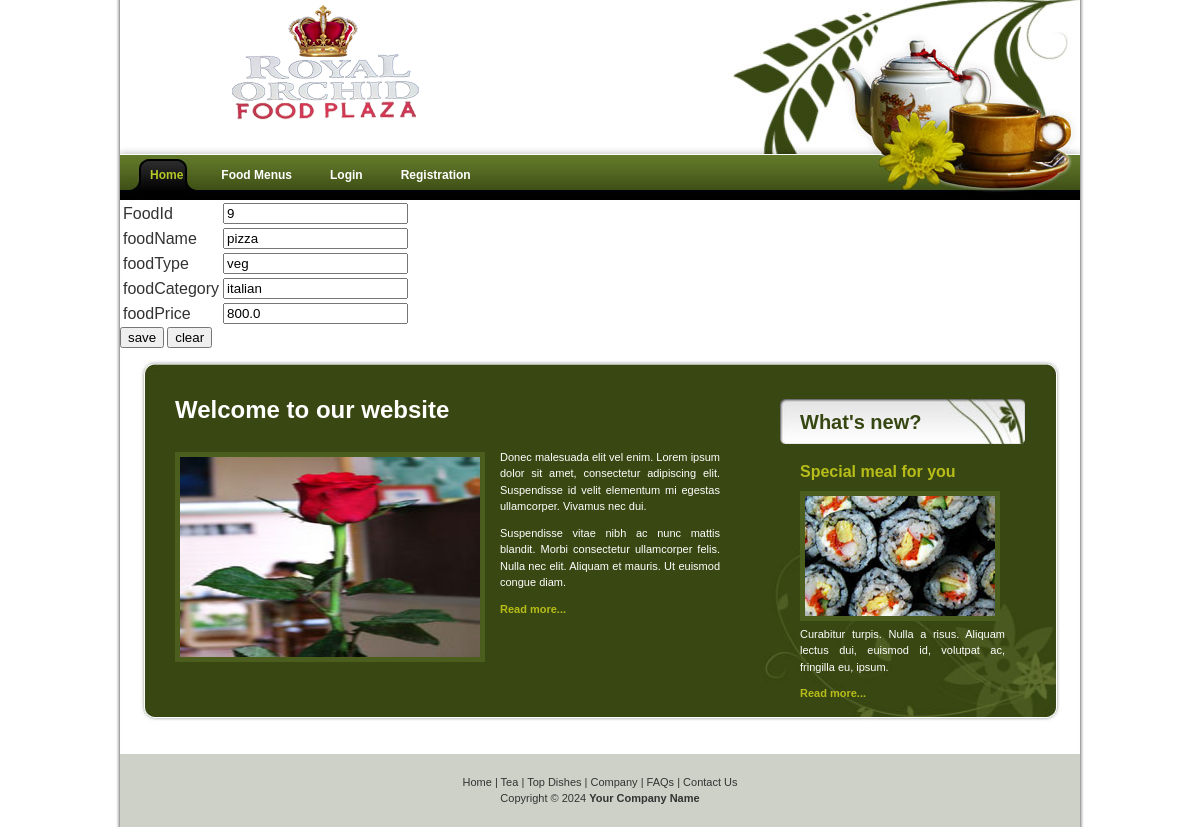
/food/getfood/9, run on the app's committed database.
### Foodplazaapp/models.py (models this page shows)
class Food(models.Model):
    foodId=models.AutoField(primary_key=True)
    foodName=models.CharField(max_length=30)
    foodType=models.CharField(max_length=30)
    foodCategory=models.CharField(max_length=30)
    foodPrice=models.FloatField(max_length=30)
    class Meta:
        db_table='food501'

### Foodplazaapp/views.py (the view)
# urls.py: (path('getfood/<int:foodId>',views.getfood,name='getfood')),
def getfood(request,foodId):
    food=Food.objects.get(foodId=foodId)
    return render(request,'Foodplazaapp/updatefood.html',{'f':food})

### templates/Foodplazaapp/updatefood.html (shortened to what this page needs)
<html>
    <head>
        {% load static %}
        <link href="{% static 'css/templatemo_style.css'%}" rel="stylesheet" type="text/css" />
    </head>
    <body>
        {% include 'Foodplazaapp/header.html' %}
        <form action="updatefood" method="POST">
            <table>
                <tr>
                    <td>FoodId</td>
                    <td><input type="text" name="foodId" readonly value="{{f.foodId}}"></td>
                </tr>
                <tr>
                    <td>foodName</td>
                    <td><input type="text" name="foodName" value="{{f.foodName}}"></td>
                </tr>
                <tr>
                    <td>foodType</td>
                    <td><input type="text" name="foodType" value="{{f.foodType}}"></td>
                </tr>
                <tr>
                    <td>foodCategory</td>
                    <td><input type="text" name="foodCategory" value="{{f.foodCategory}}"></td>
                </tr>
                <tr>
                    <td>foodPrice</td>
                    <td><input type="text" name="foodPrice" value="{{f.foodPrice}}"></td>
                </tr>
            </table>
            <input type="submit" value="save">
                <input type="reset" value="clear">
        </form>
        {% include 'Foodplazaapp/footer.html' %}
    </body>
</html>

### Foodplazaapp/static/css/templatemo_style.css (style rules this page uses)
body { margin: 0; padding: 0; line-height: 1.5em; font-family: Verdana, Arial, san-serif; font-size: 11px; color: #333333; background: #fff; }

### data on the page
Food: foodId "9", foodName "pizza", foodType "veg", foodCategory "italian", foodPrice "800.0"
